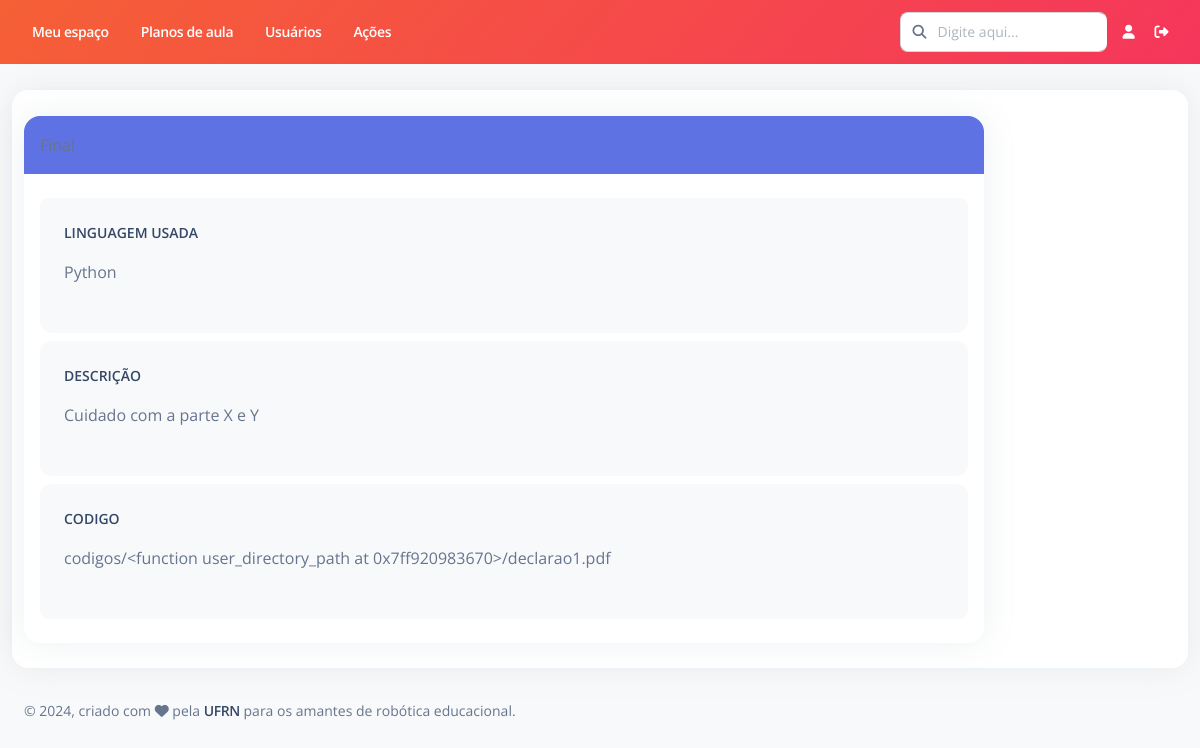
The page /plano-aula/programacao/1/ on the database its author committed.
### PlanoAula/models.py (models this page shows)
class PlanoAula(models.Model):
    criador = models.ForeignKey(Usuario, on_delete=models.RESTRICT,null=True, verbose_name="Responsável")
    data_criacao = models.DateTimeField(default=timezone.now, verbose_name="Data de criação")
    titulo = models.CharField(max_length=200, verbose_name="Título")
    contextualizacao = models.TextField(verbose_name="Contextualização")
    descricao_atividade = models.TextField(verbose_name="Descrição da atividade")
    avaliacao = models.TextField(verbose_name="Critérios de avaliação", default="", blank=True, null=True)
    conteudos = models.ManyToManyField(Conteudo, related_name="planos_de_aula", verbose_name="Conteúdos")
    robo_equipamento = models.CharField(max_length=200, verbose_name="Equipamento", default="")
    robo_descricao = models.TextField(verbose_name="Descrição do robô", default="")
    robo_link = models.TextField(verbose_name="Links", blank=True, null=True)
    prog_linguagem = models.CharField(max_length=200, verbose_name="Linguagem de programação", default="")
    prog_descricao = models.TextField(verbose_name="Descrição da programação", default="")
    prog_link = models.TextField(verbose_name="Links", blank=True, null=True)
    prog_codigos = models.FileField(upload_to=user_directory_path, blank=True, null=True, verbose_name="Códigos")
    robo_fotos = models.ImageField(upload_to=user_directory_path, blank=True, null=True)
    robo_videos = models.ImageField(upload_to=user_directory_path, blank=True, null=True)
    robo_pdf = models.FileField(upload_to=user_directory_path, blank=True, null=True)
    exec_fotos = models.ImageField(upload_to=user_directory_path, blank=True, null=True)
    exec_videos = models.ImageField(upload_to=user_directory_path, blank=True, null=True)
    def __str__(self):
        return self.titulo
    class Meta:
        ordering = ['titulo']
        verbose_name = "Plano de aula"
        verbose_name_plural = "Planos de aula"

### PlanoAula/views.py (the view)
# urls.py: path('programacao/<int:pk>/', views.Programacao.as_view(), name='programacao'),
class Programacao(generic.DetailView):
   model = PlanoAula
   template_name = "PlanoAula/programacao.html"
   context_object_name = "plano_aula"

### templates/PlanoAula/programacao.html (shortened to what this page needs)
{% extends "Base/base.html" %} {% block breadcrumb1 %} Plano de aula {% endblock %} {% block breadcrumb2 %} Informações {% endblock %} {% block titulo %} {{plano_aula}} {% endblock %} {% block conteudo %}
<br>
<div class="row">
    <div class="card">
        <br>
        <div class="col-lg-10 col-md-2">
            <div class="card">
                <div class="card-header home pb-0 p-3">
                    <p class="text-sm mb-0 text-uppercase text-white font-weight-bold" class="text-center">{{plano_aula.titulo|linebreaks}}</p>
                </div>
                <div class="card-body pt-4 p-3">
                    <ul class="list-group">
                        <li class="list-group-item border-0 d-flex p-4 mb-2 bg-gray-100 border-radius-lg">
                            <div class="d-flex flex-column">
                                <h6 class="mb-3 text-sm text-uppercase">Linguagem Usada</h6>
                                <span class="mb-2 text-xs">{{ plano_aula.prog_linguagem|linebreaks }}</span>
                            </div>
                        </li>
                        <li class="list-group-item border-0 d-flex p-4 mb-2 bg-gray-100 border-radius-lg">
                            <div class="d-flex flex-column">
                                <h6 class="mb-3 text-sm text-uppercase">Descrição</h6>
                                <span class="mb-2 text-xs">{{ plano_aula.prog_descricao|linebreaks }}</span>
                            </div>
                        </li>
                        {% if plano_aula.prog_codigos%}
                        <li class="list-group-item border-0 d-flex p-4 mb-2 bg-gray-100 border-radius-lg">
                            <div class="d-flex flex-column">
                                <h6 class="mb-3 text-sm text-uppercase">Codigo</h6>
                                <span class="mb-2 text-xs">{{ plano_aula.prog_codigos|linebreaks }}</span>
                            </div>
                        </li>
                        {% endif %}
                    </ul>
                </div>
            </div>
        </div>
        <br>
    </div>
</div>
</div>
{% endblock %}

### rows shown on the page
PlanoAula: prog_linguagem "Python", prog_descricao "Cuidado com a parte X e Y", prog_codigos "codigos/<function user_directory_path at 0x7ff920983670>/declarao1.pdf"
